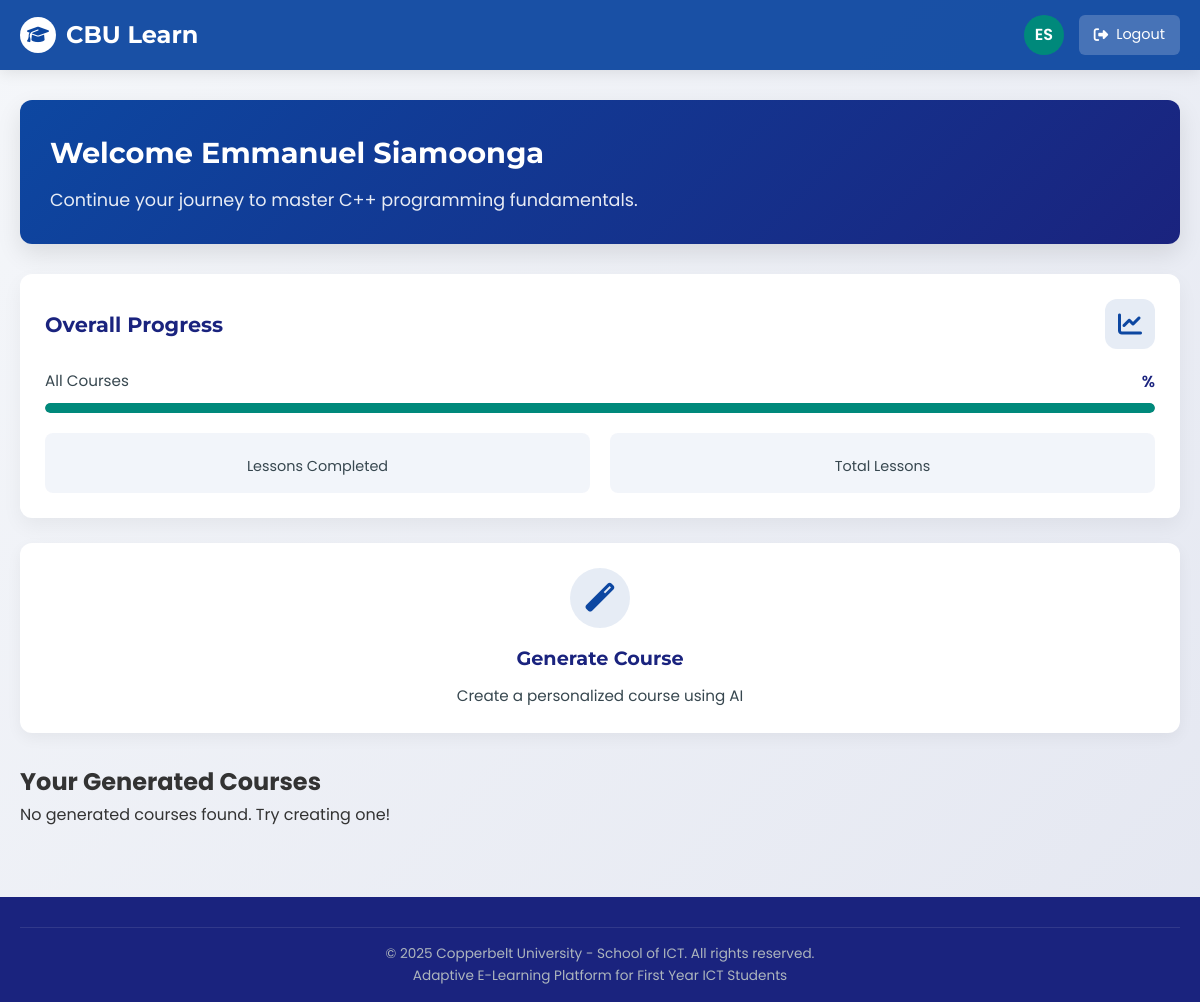
/dashboard/?page=2 (signed in), run on an earlier commit of the app's database.
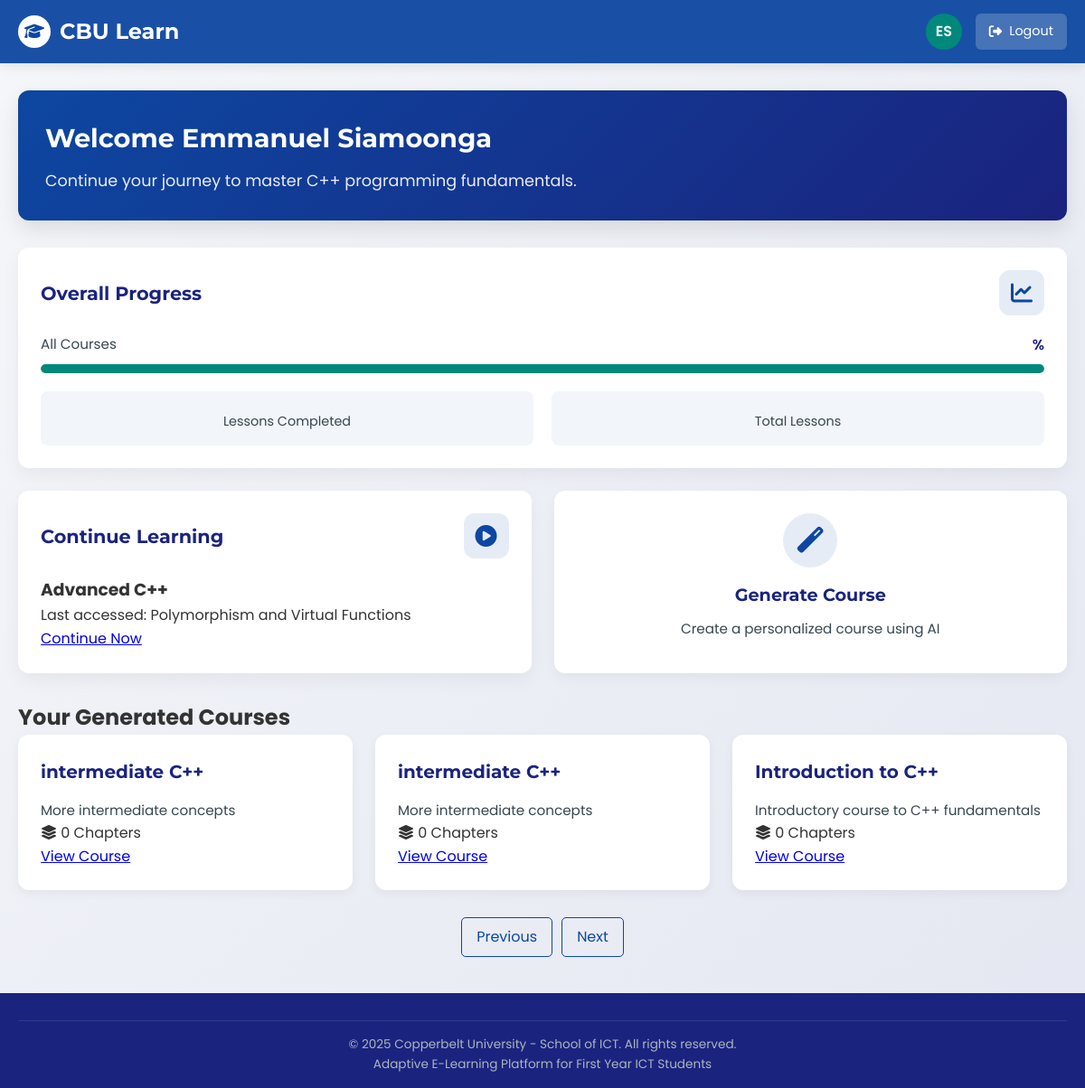
And on a later commit of the database.
### users/models.py (models this page shows, shortened)
class Student(AbstractUser):
    username = None
    student_id = models.CharField(
        max_length=8,
        unique=True,
        primary_key=True,
        validators=[RegexValidator(r'^\d{8}$', 'Student ID must be exactly 8 digits.')],
        error_messages={
            'unique': "A student with this ID already exists.",
        }
    )
    LEARNING_STYLES = [
        ('visual', 'Visual Learner'),
        ('auditory', 'Auditory Learner'),
        ('kinesthetic', 'Kinesthetic Learner'),
    ]
    MASTERY_LEVELS = [
        ('beginner', 'Beginner'),
        ('intermediate', 'Intermediate'),
        ('advanced', 'Advanced'),
    ]
    learning_style = models.CharField(
        max_length=20,
        choices=LEARNING_STYLES,
        default='visual'
    )
    mastery_level = models.CharField(
        max_length=20,
        choices=MASTERY_LEVELS,
        default='beginner'
    )
    profile_picture = models.ImageField(
        upload_to='profiles/',
        null=True,
        blank=True
    )
    last_active = models.DateTimeField(default=timezone.now)
    USERNAME_FIELD = 'student_id'
    REQUIRED_FIELDS = ['email', 'first_name', 'last_name']
    objects = StudentManager()

### content/models.py (models this page shows, shortened)
class GeneratedCourseProgress(models.Model):
    student = models.ForeignKey(Student, on_delete=models.CASCADE, related_name='generated_course_progresses')
    course = models.ForeignKey(GeneratedCourse, on_delete=models.CASCADE, related_name='progresses')
    last_accessed_topic = models.ForeignKey('GeneratedTopic', on_delete=models.SET_NULL, null=True, related_name='+', help_text="The last topic the user viewed.")
    last_accessed_at = models.DateTimeField(auto_now=True)

class GeneratedCourse(models.Model):
    DIFFICULTY_LEVELS = [
        ('beginner', 'Beginner'),
        ('moderate', 'Moderate'),
        ('advanced', 'Advanced'),
    ]
    user = models.ForeignKey(User, on_delete=models.CASCADE)
    title = models.CharField(max_length=200)
    description = models.TextField()
    category = models.CharField(max_length=100)
    difficulty = models.CharField(max_length=10, choices=DIFFICULTY_LEVELS)
    include_video = models.BooleanField(default=False)
    chapters_count = models.IntegerField()
    generated_content = models.JSONField()  # Stores the AI-generated content
    created_at = models.DateTimeField(auto_now_add=True)

class GeneratedTopic(models.Model):
    chapter = models.ForeignKey(GeneratedChapter, on_delete=models.CASCADE, related_name='topics')
    title = models.CharField(max_length=200)
    content = models.TextField(default='')
    description = models.TextField(blank=True) # New field for the brief description
    order = models.IntegerField(default=0)
    class Meta:
        ordering = ['order']

### content/views.py (the view)
# urls.py: path('', views.dashboard_view, name='dashboard'),
@prevent_after_logout
@login_required
def dashboard_view(request):
    student = request.user
    last_accessed_progress = GeneratedCourseProgress.objects.filter(student=request.user).order_by('-last_accessed_at').first()
    generated_courses_list = GeneratedCourse.objects.filter(user=request.user).order_by('-created_at')
    paginator = Paginator(generated_courses_list, 5)
    page = request.GET.get('page')
    try:
        generated_courses = paginator.page(page)
    except PageNotAnInteger:
        generated_courses = paginator.page(1)
    except EmptyPage:
        generated_courses = paginator.page(paginator.num_pages)
    courses = Course.objects.all()
    progress_data = []
    for course in courses:
        completed_lessons = UserProgress.objects.filter(
            student=student,
            lesson__module__course=course,
            is_completed=True
        ).count()
        total_lessons = sum(module.lessons.count() for module in course.modules.all())
        progress_percentage = int((completed_lessons / total_lessons) * 100) if total_lessons > 0 else 0
        progress_data.append({
            'course': course,
            'progress_percentage': progress_percentage
        })
    context = {
        'student': student,
        'courses': progress_data,
        'generated_courses': generated_courses, # This is the paginated object
        'last_accessed_progress': last_accessed_progress
    }
    return render(request, 'dashboard.html', context)

### templates/dashboard.html (shortened to what this page needs)
<!DOCTYPE html>
<html lang="en">
<head>
    <link rel="stylesheet" href="https://cdnjs.cloudflare.com/ajax/libs/font-awesome/6.4.0/css/all.min.css">
</head>
<body>
    <header>
        <div class="container">
            <nav>
                <a href="#" class="logo">
                    <div class="logo-icon">
                        <i class="fas fa-graduation-cap"></i>
                    </div>
                    <span class="logo-text">CBU Learn</span>
                </a>
                <div class="user-menu">
                    <div class="user-avatar">{{user.first_name|slice:":1"}}{{user.last_name|slice:":1"}}</div>
                    <a href="{% url 'logout' %}" class="logout-button">
                        <i class="fas fa-sign-out-alt"></i>
                        <span class="logout-text">Logout</span>
                    </a>
                </div>
            </nav>
        </div>
    </header>
<main class="main-content">
    <div class="container">
        <div class="welcome-banner">
            <h1 class="welcome-title">Welcome {{ student.first_name }} {{student.last_name}}</h1>
            <p class="welcome-subtitle">Continue your journey to master C++ programming fundamentals.</p>
        </div>
        <div class="overall-progress-card dashboard-card">
            <div class="card-header">
                <h2 class="card-title">Overall Progress</h2>
                <div class="card-icon">
                    <i class="fas fa-chart-line"></i>
                </div>
            </div>
            <div class="progress-container">
                <div class="progress-header">
                    <span class="progress-label">All Courses</span>
                    <span class="progress-percent">{{ overall_progress }}%</span>
                </div>
                <div class="progress-bar">
                    <div class="progress-fill" style="width: {{ overall_progress }}%"></div>
                </div>
            </div>
            <div class="progress-stats">
                <div class="stat-item">
                    <span class="stat-label">Lessons Completed</span>
                </div>
                <div class="stat-item">
                    <span class="stat-label">Total Lessons</span>
                </div>
            </div>
        </div>
        <div class="dashboard-grid">
            {% if last_accessed_progress %}
                <div class="continue-card dashboard-card">
                    <div class="card-header">
                        <h2 class="card-title">Continue Learning</h2>
                        <div class="card-icon">
                            <i class="fas fa-play-circle"></i>
                        </div>
                    </div>
                    <div class="card-content">
                        <h3 class="course-title">{{ last_accessed_progress.course.title }}</h3>
                        <p class="topic-title">Last accessed: {{ last_accessed_progress.last_accessed_topic.title }}</p>
                    </div>
                    <a href="{% url 'learning_default' %}?generated_course_id={{ last_accessed_progress.course.id }}&topic_id={{ last_accessed_progress.last_accessed_topic.id }}" class="continue-button">
                        Continue Now
                    </a>
                </div>
            {% endif %}
            <div class="action-card dashboard-card" onclick="openGenerateCourseModal()">
                <div class="action-icon">
                    <i class="fas fa-magic"></i>
                </div>
                <h3 class="action-title">Generate Course</h3>
                <p class="action-description">Create a personalized course using AI</p>
            </div>
        </div>
        <div class="dashboard-grid-section">
            <h2 class="section-title">Your Generated Courses</h2>
            <div class="dashboard-grid">
                {% for course in generated_courses %}
                    <div class="course-card dashboard-card">
                        <div class="card-header">
                            <h3 class="card-title">{{ course.title }}</h3>
                        </div>
                        <div class="card-content">
                            <p class="course-description">{{ course.description|truncatechars:100 }}</p>
                            <div class="course-meta">
                                <span class="meta-item"><i class="fas fa-layer-group"></i> {{ course.chapters.count }} Chapters</span>
                            </div>
                        </div>
                        <a href="{% url 'learning_default' %}?generated_course_id={{ course.id }}&topic_id={{ course.chapters.first.topics.first.id }}" class="continue-button">
                            View Course
                        </a>
                    </div>
                {% empty %}
                    <p class="no-courses">No generated courses found. Try creating one!</p>
                {% endfor %}
            </div>
        </div>
        {% if generated_courses.has_other_pages %}
            <div class="pagination">
                {% if generated_courses.has_previous %}
                    <a href="?page={{ generated_courses.previous_page_number }}">Previous</a>
                {% else %}
                    <span class="disabled">Previous</span>
                {% endif %}
                {% if generated_courses.has_next %}
                    <a href="?page={{ generated_courses.next_page_number }}">Next</a>
                {% else %}
                    <span class="disabled">Next</span>
                {% endif %}
            </div>
        {% endif %}
    </div>
</main>
    <footer>
        <div class="container">
            <div class="copyright">
                <p>&copy; 2025 Copperbelt University - School of ICT. All rights reserved.</p>
                <p>Adaptive E-Learning Platform for First Year ICT Students</p>
            </div>
        </div>
    </footer>
</body>
</html>

What changed in the data, as far as the page shows it:
added GeneratedCourseProgress: course "Advanced C++", last_accessed_topic "Polymorphism and Virtual Functions"
added GeneratedCourse: title "intermediate C++", description "More intermediate concepts", chapters.count "0"
added GeneratedCourse: title "intermediate C++", description "More intermediate concepts", chapters.count "0"
added GeneratedCourse: title "Introduction to C++", description "Introductory course to C++ fundamentals", chapters.count "0"
Also different on the page:
text no longer shown: "No generated courses found. Try creating one!"
text now shown: "Continue Learning Last accessed: Continue Now Previous Next"
